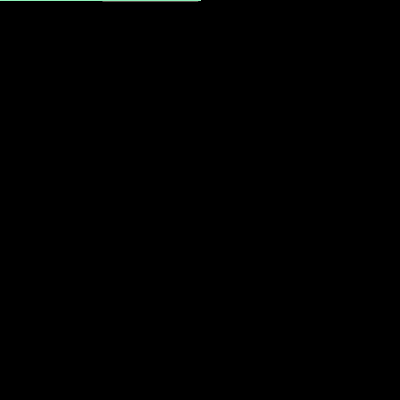
Frame 1 (no input)
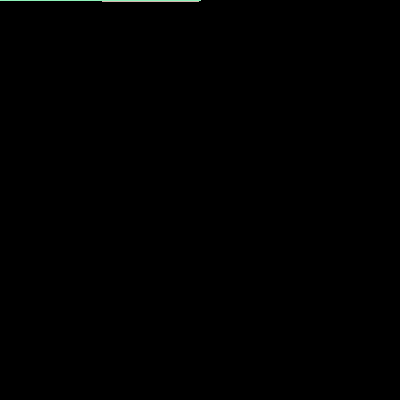
Frame 60 (the mouse pressed at the canvas centre just before this capture)
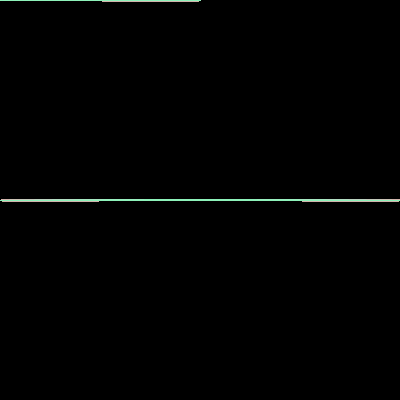
Frame 120 (the mouse held since frame 60 and released just before this capture)

The Processing sketch that drew these frames (run headless with seeded random() and noise(); from frame 60 on, the mouse is pressed at the canvas centre):

// Processing sketch: processing_80625
// ── processing_80625.pde

void setup ()
{
size(400,400);
background(0);
smooth();


}



void draw()

{

 // créer une variable --"Monpetitpanier" est un nom inventé pour la variable. 
 // L'utilisation du "=" permet d'attribuer une valeur 
// Je peux designer d'autres valeurs pour d'autres variables.

int Mavariable1;
Mavariable1=400;

int Mavariable2;
Mavariable2=1;

int Mavariable3;
Mavariable3=400;

int Mavariable4;
Mavariable4=1;

//MaPositionX permet de changer les coordonnés.

int MaPositionx;
MaPositionx=400;

int Mapositiony;
Mapositiony=1;


// Je dessine une ellipse dont la coordonnée est la valeur contenue dans Mavariable1.
  
noFill();
stroke(#E8D313);
ellipse(mouseX,mouseY,Mavariable3,Mavariable4);

stroke(#E413E8);
ellipse(mouseX,mouseY,Mavariable1,Mavariable2);

stroke(#F5F3E1);
ellipse(mouseX,mouseY,Mavariable1,Mavariable2);

stroke(#8EF2BA);
ellipse(mouseX,mouseY,MaPositionx,Mapositiony);




//println donne les coordonnées des déplacements.
 
println(Mavariable1); 
loop();
}
